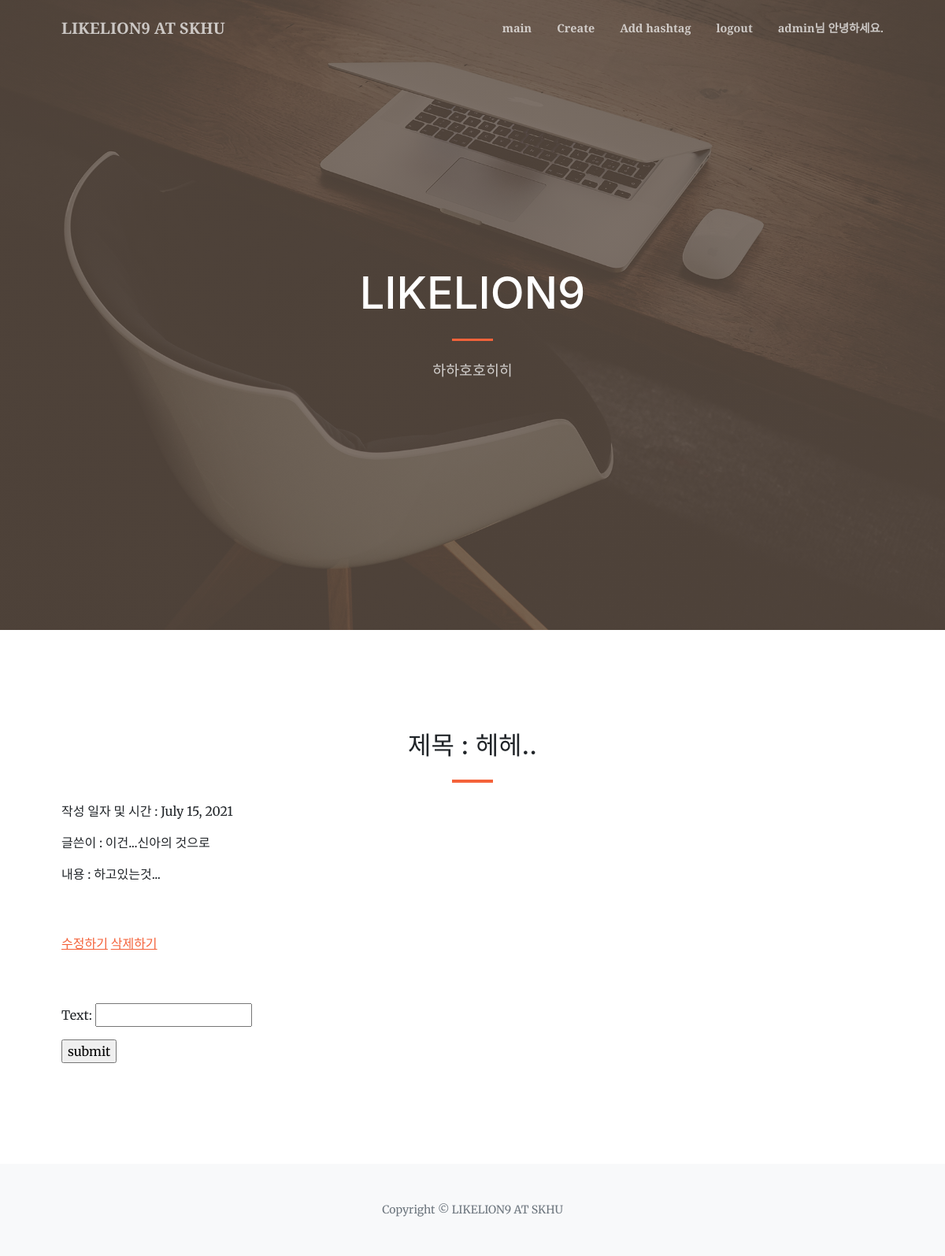
/detail/1/ (signed in), run on the app's committed database.
### account/models.py (models this page shows)
class CustomUser(AbstractUser):
    age = models.IntegerField(null=True, blank=True)
    address = models.CharField(max_length=50, null=True, blank=True)

### blog/models.py (models this page shows, shortened)
class Blog(models.Model):
    title = models.CharField(max_length=200)
    pub_date = models.DateField('date published')
    writer = models.CharField(max_length=15, default='닉네임을 입력해주세요')
    content = models.TextField()
    hashtags = models.ManyToManyField('Hashtag', blank=True)
    image = models.ImageField(upload_to='images/', blank=True)

### blog/views.py (the view)
# urls.py: path('detail/<str:id>/', blog.views.detail, name='detail'),
def detail(request, id):
    blog = get_object_or_404(Blog, id=id)
    if request.method == "POST":
        form = CommentForm(request.POST)
        if form.is_valid():
            comment  = form.save(commit=False)
            comment.post_id = blog
            comment.text = form.cleaned_data['text']
            comment.save()
            form.save_m2m()
            return redirect('detail',id)
    else:
        form=CommentForm()
        return render(request, "blog/detail.html", {'post':blog, 'form':form})

### blog/forms.py
class CommentForm(forms.ModelForm):
    class Meta:
        model = Comment
        fields = ['text']

### blog/templates/blog/detail.html (shortened to what this page needs)
{% extends 'blog/base.html' %}
{% block content %}
<section class="page-section" id="services">
    <div class="container px-4 px-lg-5">
        <h2 class="text-center mt-0">제목 : {{post.title}}</h2>
        <hr class="divider" />
        <p>작성 일자 및 시간 : {{ post.pub_date }}</p>
        <p>글쓴이 : {{ post.writer }}</p>
        <p>내용 : {{ post.content }}</p>
        <br>
        <br>
        <a href="{% url 'edit' post.id %}">수정하기</a>
        <a href="{% url 'delete' post.id %}">삭제하기</a>
        <br>
        <br>
        <br>
        <form method="POST" action="{% url 'detail' post.id %}">
            <p> {{ form.as_p }}</p>
            <input type="submit" value="submit">
        </form>
    </div>
</section>
{% endblock %}

### blog/templates/blog/index.html (shortened to what this page needs)
{% load static %}
<!DOCTYPE html>
<html lang="en">
    <head>
        <link href="https://cdn.jsdelivr.net/npm/bootstrap-icons@1.5.0/font/bootstrap-icons.css" rel="stylesheet" />
        <link href="https://cdnjs.cloudflare.com/ajax/libs/SimpleLightbox/2.1.0/simpleLightbox.min.css" rel="stylesheet" />
        <link href="{% static 'blog/css/styles.css' %}" rel="stylesheet" />
    </head>
    <body id="page-top">
        <nav class="navbar navbar-expand-lg navbar-light fixed-top py-3" id="mainNav">
            <div class="container px-4 px-lg-5">
                <a class="navbar-brand" href="#page-top">LIKELION9 AT SKHU</a>
                <div class="collapse navbar-collapse" id="navbarResponsive">
                    <ul class="navbar-nav ms-auto my-2 my-lg-0">
                        <li class="nav-item"><a class="nav-link" href="{% url 'main' %}">main</a></li>
                        <li class="nav-item"><a class="nav-link" href="{% url 'create' %}">Create</a></li>
                        <li class="nav-item"><a class="nav-link" href="{% url 'hashtag' %}">Add hashtag</a></li>
                        {% if user.is_active %}
                            <li class="nav-item"><a class="nav-link" href="{% url 'logout' %}">logout</a></li>
                            <li class="nav-item"><a class="nav-link">{{ user.username }}님 안녕하세요.</a></li>
                        {% else %}
                        <li class="nav-item"><a class="nav-link" href="{% url 'login' %}">login</a></li>
                            <li class="nav-item"><a class="nav-link" href="{% url 'signup' %}">signup</a></li>
                        {% endif %}
                    </ul>
                </div>
            </div>
        </nav>
        <header class="masthead">
            <div class="container px-4 px-lg-5 h-100">
                <div class="row gx-4 gx-lg-5 h-100 align-items-center justify-content-center text-center">
                    <div class="col-lg-8 align-self-end">
                        <h1 class="text-white font-weight-bold">LIKELION9</h1>
                        <hr class="divider" />
                    </div>
                    <div class="col-lg-8 align-self-baseline">
                        <p class="text-white-75 mb-5">하하호호히히</p>
                    </div>
                </div>
            </div>
        </header>
        {% block content %}
        {% endblock %}
        <footer class="bg-light py-5">
            <div class="container px-4 px-lg-5"><div class="small text-center text-muted">Copyright &copy; LIKELION9 AT SKHU</div></div>
        </footer>
    </body>
</html>

### data on the page
CustomUser: username "admin"
Blog: title "헤헤..", pub_date "July 15, 2021", writer "이건...신아의 것으로", content "하고있는것..."
